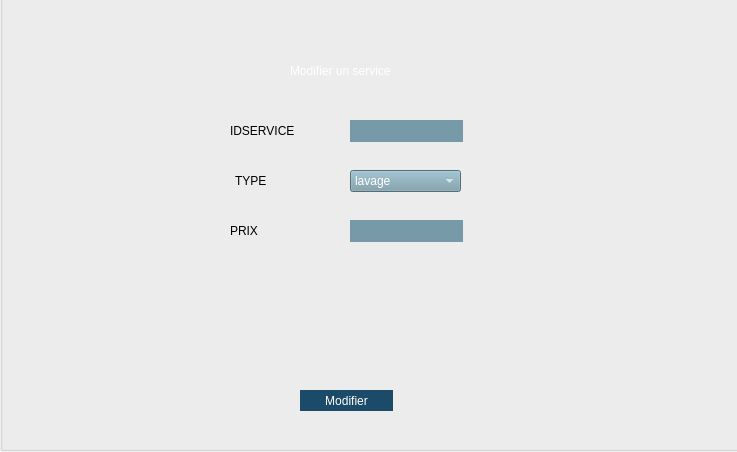
<?xml version="1.0" encoding="UTF-8"?>
<ui version="4.0">
 <class>Modifservice</class>
 <widget class="QDialog" name="Modifservice">
  <property name="geometry">
   <rect>
    <x>0</x>
    <y>0</y>
    <width>737</width>
    <height>452</height>
   </rect>
  </property>
  <property name="windowTitle">
   <string>Dialog</string>
  </property>
  <widget class="QGroupBox" name="groupBox">
   <property name="geometry">
    <rect>
     <x>0</x>
     <y>-20</y>
     <width>751</width>
     <height>471</height>
    </rect>
   </property>
   <property name="title">
    <string/>
   </property>
   <widget class="QLabel" name="label_4">
    <property name="geometry">
     <rect>
      <x>235</x>
      <y>190</y>
      <width>101</width>
      <height>21</height>
     </rect>
    </property>
    <property name="styleSheet">
     <string notr="true">font: 10pt &quot;MS Shell Dlg 2&quot;;</string>
    </property>
    <property name="text">
     <string>TYPE</string>
    </property>
   </widget>
   <widget class="QPushButton" name="pushButton_Modifier">
    <property name="geometry">
     <rect>
      <x>300</x>
      <y>410</y>
      <width>93</width>
      <height>21</height>
     </rect>
    </property>
    <property name="acceptDrops">
     <bool>false</bool>
    </property>
    <property name="styleSheet">
     <string notr="true">background-color:rgb(27, 75, 104);
color:white;
border-radius:15px;</string>
    </property>
    <property name="text">
     <string>Modifier</string>
    </property>
    <property name="checkable">
     <bool>false</bool>
    </property>
    <property name="checked">
     <bool>false</bool>
    </property>
    <property name="flat">
     <bool>true</bool>
    </property>
   </widget>
   <widget class="QLabel" name="label_6">
    <property name="geometry">
     <rect>
      <x>230</x>
      <y>240</y>
      <width>91</width>
      <height>21</height>
     </rect>
    </property>
    <property name="styleSheet">
     <string notr="true">font: 10pt &quot;MS Shell Dlg 2&quot;;</string>
    </property>
    <property name="text">
     <string>PRIX</string>
    </property>
   </widget>
   <widget class="QLineEdit" name="lineEdit_IDservice">
    <property name="geometry">
     <rect>
      <x>350</x>
      <y>140</y>
      <width>113</width>
      <height>22</height>
     </rect>
    </property>
    <property name="styleSheet">
     <string notr="true">background-color: rgb(118, 154, 168);
color: rgb(255, 255, 255);</string>
    </property>
    <property name="frame">
     <bool>false</bool>
    </property>
    <property name="readOnly">
     <bool>false</bool>
    </property>
    <property name="clearButtonEnabled">
     <bool>false</bool>
    </property>
   </widget>
   <widget class="QLabel" name="label_7">
    <property name="geometry">
     <rect>
      <x>230</x>
      <y>140</y>
      <width>101</width>
      <height>21</height>
     </rect>
    </property>
    <property name="styleSheet">
     <string notr="true">font: 10pt &quot;MS Shell Dlg 2&quot;;</string>
    </property>
    <property name="text">
     <string>IDSERVICE</string>
    </property>
   </widget>
   <widget class="QLineEdit" name="lineEdit_PRIXservice">
    <property name="geometry">
     <rect>
      <x>350</x>
      <y>240</y>
      <width>113</width>
      <height>22</height>
     </rect>
    </property>
    <property name="styleSheet">
     <string notr="true">background-color: rgb(118, 154, 168);
color: rgb(255, 255, 255);</string>
    </property>
    <property name="frame">
     <bool>false</bool>
    </property>
    <property name="readOnly">
     <bool>false</bool>
    </property>
    <property name="clearButtonEnabled">
     <bool>false</bool>
    </property>
   </widget>
   <widget class="QLabel" name="label_2">
    <property name="geometry">
     <rect>
      <x>-10</x>
      <y>20</y>
      <width>751</width>
      <height>451</height>
     </rect>
    </property>
    <property name="text">
     <string/>
    </property>
    <property name="pixmap">
     <pixmap resource="resources.qrc">:/images/icons/Inter.png</pixmap>
    </property>
   </widget>
   <widget class="QComboBox" name="comboBox2">
    <property name="geometry">
     <rect>
      <x>350</x>
      <y>190</y>
      <width>111</width>
      <height>22</height>
     </rect>
    </property>
    <property name="styleSheet">
     <string notr="true">background-color: rgb(118, 154, 168);
color: rgb(255, 255, 255);</string>
    </property>
    <item>
     <property name="text">
      <string>lavage</string>
     </property>
    </item>
    <item>
     <property name="text">
      <string>lavage interieur</string>
     </property>
    </item>
    <item>
     <property name="text">
      <string>fast food</string>
     </property>
    </item>
    <item>
     <property name="text">
      <string>verifier les pneux</string>
     </property>
    </item>
    <item>
     <property name="text">
      <string>soint mecanique</string>
     </property>
    </item>
   </widget>
   <widget class="QLabel" name="label_8">
    <property name="geometry">
     <rect>
      <x>290</x>
      <y>80</y>
      <width>121</width>
      <height>21</height>
     </rect>
    </property>
    <property name="styleSheet">
     <string notr="true">color: rgb(255, 255, 255);</string>
    </property>
    <property name="text">
     <string>Modifier un service</string>
    </property>
   </widget>
   <zorder>label_2</zorder>
   <zorder>label_4</zorder>
   <zorder>pushButton_Modifier</zorder>
   <zorder>label_6</zorder>
   <zorder>lineEdit_IDservice</zorder>
   <zorder>label_7</zorder>
   <zorder>lineEdit_PRIXservice</zorder>
   <zorder>comboBox2</zorder>
   <zorder>label_8</zorder>
  </widget>
 </widget>
 <resources>
  <include location="resources.qrc"/>
 </resources>
 <connections/>
</ui>
